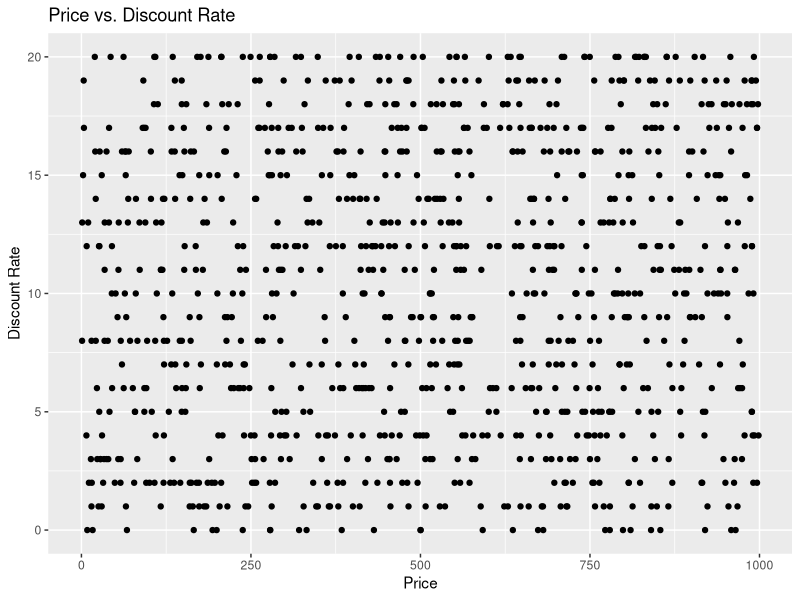

Source code (R):
library(ggplot2)

product_data <- read.csv("Data_upload/Product.csv")

# 创建散点图
gg <- ggplot(product_data, aes(x = price, y = discount_rate)) +
  geom_point() +
  labs(title = "Price vs. Discount Rate",
       x = "Price",
       y = "Discount Rate")
if (!file.exists("figure")) {
  dir.create("figure")
}

ggsave("figure/price_vs_discount.png", plot = gg)
